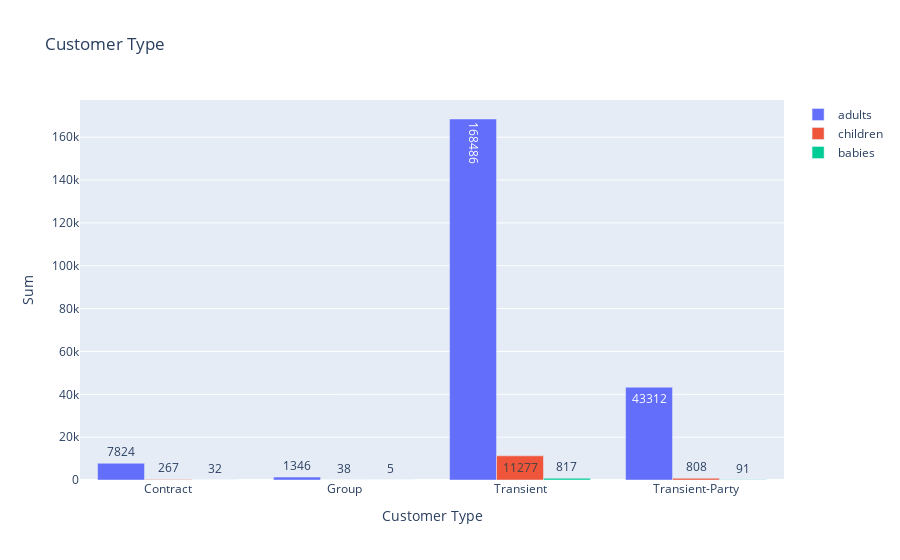

Notebook source saved alongside this figure:
### Code cell
fig = go.Figure()
for column in customerType.columns:
    fig.add_trace(go.Bar(x=customerType.index,
                         y=customerType[column], name=column, text=customerType[column]))

fig.update_layout(title='Customer Type',
                  xaxis_title='Customer Type', yaxis_title='Sum')
fig.show()

### Figure 1 — Plotly figure (JSON) as saved in the notebook; plotly's stock layout.template omitted (floating-point values rounded to 4 significant figures)
{"data": [{"name": "adults", "text": [7824, 1346, 168486, 43312], "type": "bar", "x": ["Contract", "Group", "Transient", "Transient-Party"], "y": [7824, 1346, 168486, 43312]}, {"name": "children", "text": [267, 38, 11277, 808], "type": "bar", "x": ["Contract", "Group", "Transient", "Transient-Party"], "y": [267, 38, 11277, 808]}, {"name": "babies", "text": [32, 5, 817, 91], "type": "bar", "x": ["Contract", "Group", "Transient", "Transient-Party"], "y": [32, 5, 817, 91]}], "layout": {"title": {"text": "Customer Type"}, "xaxis": {"title": {"text": "Customer Type"}}, "yaxis": {"title": {"text": "Sum"}}}}
